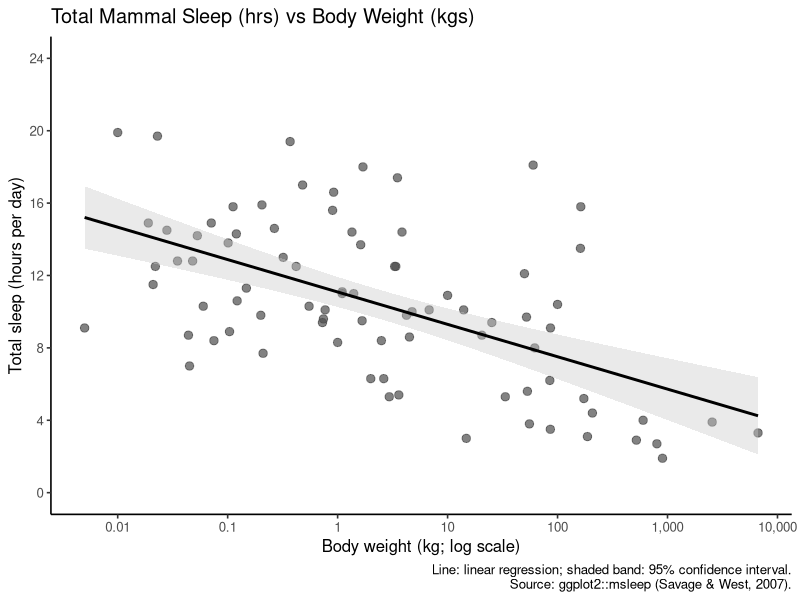

This chart was generated by the following R code: (Note: this script raises an error after producing the figure.)
## ---- chunk 1
# Visualization 1: body size and daily sleep in mammals
# Data: ggplot2::msleep
# Source: https://ggplot2.tidyverse.org/reference/msleep.html
# Sleep and weight data: Savage & West (2007), doi:10.1073/pnas.0610080104

#install.packages(ggplot2)

library(ggplot2)

#calling msleep function from package
sleep_data <- ggplot2::msleep

# Create the scatterplot and add a fitted regression line.
sleep_plot_1 <- ggplot(sleep_data, aes(x = bodywt, y = sleep_total)) +
  #scatterplot for each row of data
  geom_point(size = 2.5, alpha = 0.7, colour = "grey30") +
  #linear regression line
  geom_smooth(
    method = "lm",
    formula = y ~ x,
    se = TRUE,
    colour = "black",
    fill = "grey80"
  ) +
  #body weight on a log scale as too much variance in weight normally
  #regression will still plot this even though it comes after
  scale_x_log10(
    breaks = c(0.01, 0.1, 1, 10, 100, 1000, 10000),
    labels = c("0.01", "0.1", "1", "10", "100", "1,000", "10,000")
  ) +
  #y scale
  #set continuous with break point 0-24, 4
  scale_y_continuous(breaks = c(0, 4, 8, 12, 16, 20, 24)) +
  #range
  coord_cartesian(ylim = c(0, 24)) +
  #add labels to full plot
  labs(
    title = "Total Mammal Sleep (hrs) vs Body Weight (kgs)",
        x = "Body weight (kg; log scale)",
    y = "Total sleep (hours per day)",
    caption = paste(
      "Line: linear regression; shaded band: 95% confidence interval.",
      "Source: ggplot2::msleep (Savage & West, 2007).",
      sep = "\n"
    )
  ) +
  
  theme_classic(base_size = 12)

print(sleep_plot_1)
## ---- chunk 2
#count the types of animal in the 'orders' (e.g. rodent, primate)
#then only take ones with greater than 6 animals
#then make new column with the n of the animal beside the order
sleep_by_order <- sleep_data |> 
  add_count(order, name = "n") |>
  filter(n >= 6) |>
  mutate(order_label = paste0(order, " (n = ", n, ")"))

#then repeat plotting process from step 1 but now broken down by the types of mammal
#using 

sleep_plot_2 <- ggplot(
  sleep_by_order,
  aes(x = bodywt, y = sleep_total)
) +
  geom_point(size = 2.5, alpha = 0.7, colour = "grey30") +
  geom_smooth(
    method = "lm",
    formula = y ~ x,
    se = TRUE,
    level = 0.95,
    colour = "black",
    fill = "grey80"
  ) +
  #making a unique panel for each order
  #scales 'fixed' to compare across panels
  facet_wrap(~ order_label, ncol = 2, scales = "fixed") +
  scale_x_log10(
    breaks = c(0.01, 0.1, 1, 10, 100, 1000, 10000),
    labels = c("0.01", "0.1", "1", "10", "100", "1,000", "10,000")
  ) +
  scale_y_continuous(breaks = seq(0, 24, 4)) +
  coord_cartesian(
    xlim = range(sleep_data$bodywt),
    ylim = c(0, 24)
  ) +
  labs(
    title = "The size-sleep relationship varies across groups",
    subtitle = paste(
      nrow(sleep_by_order), "of", nrow(sleep_data),
      "mammals; orders with at least 6 observations"
    ),
    x = "Body weight (kg; log scale)",
    y = "Total sleep (hours per day)",
    caption = paste(
      "Separate linear fits; shaded bands: 95% confidence intervals.",
      "Source: ggplot2::msleep (Savage & West, 2007).",
      sep = "\n"
    )
  ) +
  theme_classic(base_size = 12)

# Display the plot, including when this entire script is sourced.
print(sleep_plot_2)
